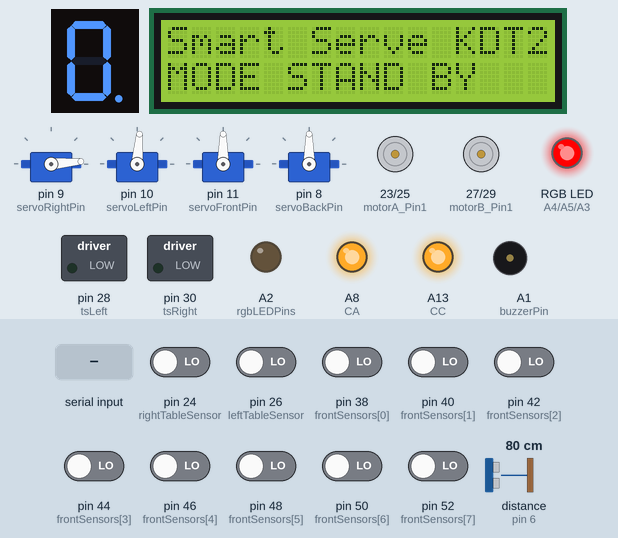
A sketch run on a simulated Arduino Mega 2560, built with avr-gcc and run on an emulated ATmega2560. Parts: 1-digit seven-segment display, 4 × servo, 16×2 character LCD, motor-driver pin pairs drawn as motors (green arrow = first pin HIGH = forward, orange = second pin HIGH = backward, longer = more drive, scaled by the enable pin), switched loads named in the sketch (green lamp = pin HIGH), an RGB LED mixed from three pins (HIGH = lit), output pins drawn as LEDs (lit = HIGH), buzzer (waves = sounding, pin HIGH). Wiring (inferred from the names in the program): 1-digit 7-segment display, segments lit when LOW: segments A9, A10, A14, A12, A11, A7, A6, A15. The test bench sets the inputs (shaded band); at power-on: pin 24 (rightTableSensor), pin 26 (leftTableSensor), pin 38 (frontSensors[0]), pin 40 (frontSensors[1]), pin 42 (frontSensors[2]), pin 44 (frontSensors[3]), pin 46 (frontSensors[4]), pin 48 (frontSensors[5]), pin 50 (frontSensors[6]), pin 52 (frontSensors[7]) LOW, distance to the obstacle (sensor on pin 6) 80 cm. The echo pulse lasts 58.3 µs per cm; the segment pins are drawn as the display they are named for; pins used as bus, display or sensor lines are not drawn; what the sketch prints to the serial monitor is not drawn.

Above: at 1.2 s.
1.3 s: "targetTable:90\n" received over Serial
At 1.48 s:
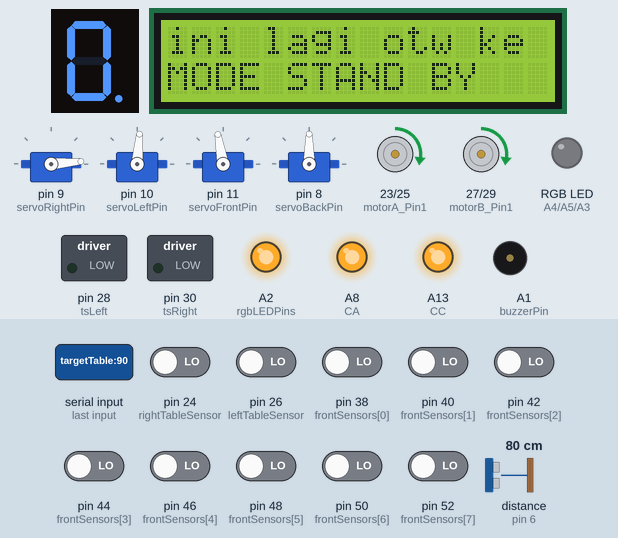
3.7 s: distance to the obstacle (sensor on pin 6) set to 35 cm
6.2 s: distance to the obstacle (sensor on pin 6) set to 23 cm
8.7 s: distance to the obstacle (sensor on pin 6) set to 19 cm
At 10.1 s:
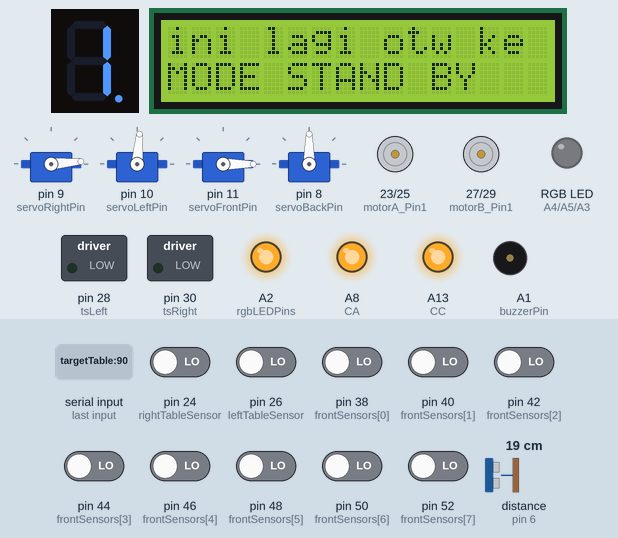
10.4 s: distance to the obstacle (sensor on pin 6) set to 60 cm
At 10.57 s:
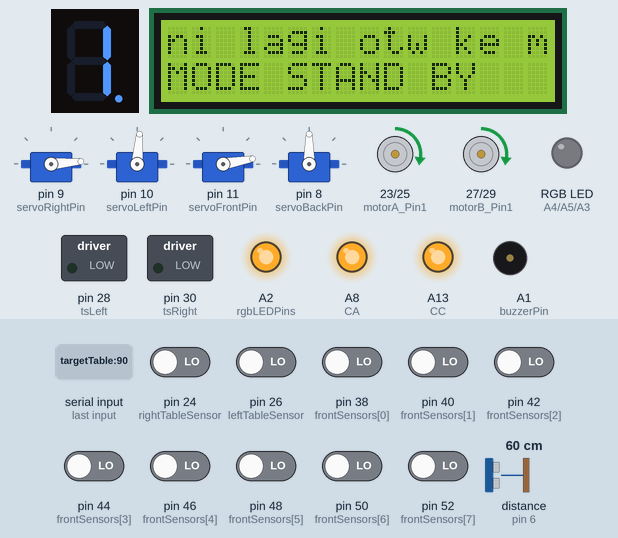
12.7 s: pin 38 (frontSensors[0]) driven HIGH
At 13.13 s:
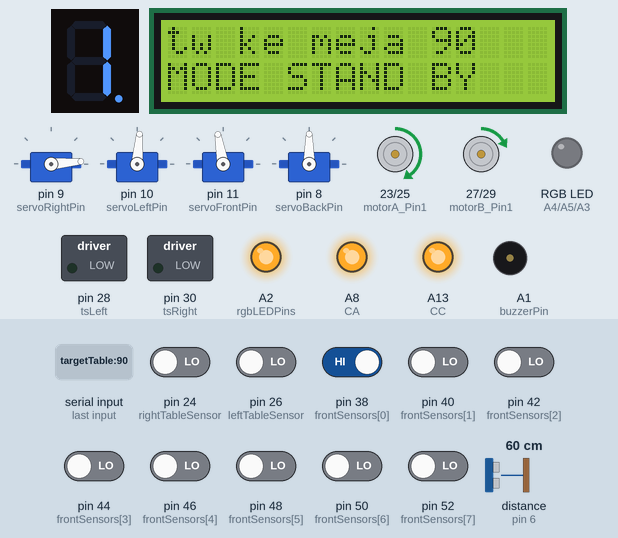
Timing chart, 0 to 19.5 s (numbered marks = the images above; inputs shaded):
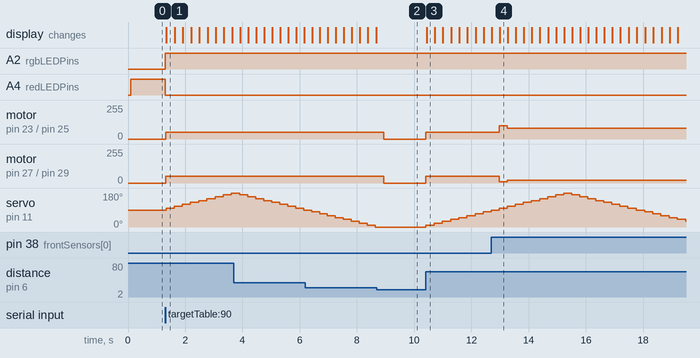

Measured:
- the behaviour switches between 21 and 20 cm on distance to the obstacle (sensor on pin 6) (found by bisection; images 1 and 2)
- after the input at 1.3 s, A2 (rgbLEDPins): LOW → HIGH at once; A4 (redLEDPins): HIGH → LOW at once
- after the input at 8.7 s, motor on pin 23 (motorA_Pin1) / pin 25 (motorA_Pin2), motor on pin 27 (motorB_Pin1) / pin 29 (motorB_Pin2): forward 50/255 → stopped after 0.23 s; servo on pin 11 (servoFrontPin): stays 0° (without the input it goes to 10° after 0.23 s)
- after the input at 10.4 s, motor on pin 23 (motorA_Pin1) / pin 25 (motorA_Pin2), motor on pin 27 (motorB_Pin1) / pin 29 (motorB_Pin2): stopped → forward 50/255 at once; servo on pin 11 (servoFrontPin): moves from 0° to 90° over 2.3 s, starting at once; the display: changes at once (image 3)
- after the input at 12.7 s, motor on pin 23 (motorA_Pin1) / pin 25 (motorA_Pin2): forward 50/255 → forward 100/255 after 0.28 s, → forward 80/255 0.28 s later; motor on pin 27 (motorB_Pin1) / pin 29 (motorB_Pin2): forward 50/255 → forward 10/255 after 0.28 s, → forward 20/255 0.28 s later

The sketch:

arduinoCode.ino
```cpp
// Initiate Servos
#include <Servo.h>
Servo servoRight;
Servo servoLeft;
Servo servoFront;
Servo servoBack;

// Initiate LCD
#include <Wire.h>
#include <LiquidCrystal_I2C.h>

LiquidCrystal_I2C lcd(0x27, 16, 2);
// LiquidCrystal_I2C lcd2(0x26, 16, 2);

// ========== PIN CONFIGURATION ==========
// Front IR Sensors (Left to Right)
const int frontSensors[8] = {38, 40, 42, 44, 46, 48, 50, 52};

// Back IR Sensors (Left to Right)
const int backSensors[8] = {51, 49, 47, 45, 43, 41, 39, 37};

// Right side IR sensor for table counting
const int rightTableSensor = 24;
const int leftTableSensor = 26;

// L298N Motor Driver Pins
const int motorA_Pin1 = 23;  // Left Motor
const int motorA_Pin2 = 25;
const int motorA_Enable = 2;

const int motorB_Pin1 = 27;  // Right Motor
const int motorB_Pin2 = 29;
const int motorB_Enable = 3;

// Buzzer
const int buzzerPin = A1;

// Front Ultrasonic
const int trigFront = 7;
const int echoFront = 6;

// Back Ultrasonic
const int trigBack = 5;
const int echoBack = 4;

// LED Pins
const int redLEDPins = A4;
const int greenLEDPins = A5;
const int blueLEDPins = A3;
const int rgbLEDPins = A2;

// Touch Sensor Pins
const int tsLeft = 28;
const int tsRight = 30;

// Servo pin
const int servoFrontPin = 11;
const int servoBackPin = 8;
const int servoLeftPin = 10;
const int servoRightPin = 9;

int sweepMin = 0;
int sweepMax = 180;
int step = 10;
int currentAngleFront = (sweepMax-sweepMin)/2 + sweepMin;
int currentAngleBack = (sweepMax-sweepMin)/2 + sweepMin;
bool sweepingForwardFront = true;
bool sweepingForwardBack = true;
const int sweepDelay = 0;
unsigned long lastSweepTime = 0;

//seven segment
int segmentPins[8] = {A9, A10, A14, A12, A11, A7, A6, A15}; // a b c d e f g dp

// Format: a b c d e f g dp
byte digitCodes[10][8] = {
  {1, 1, 1, 1, 1, 1, 0, 0}, // 0
  {0, 1, 1, 0, 0, 0, 0, 0}, // 1
  {1, 1, 0, 1, 1, 0, 1, 0}, // 2
  {1, 1, 1, 1, 0, 0, 1, 0}, // 3
  {0, 1, 1, 0, 0, 1, 1, 0}, // 4
  {1, 0, 1, 1, 0, 1, 1, 0}, // 5
  {1, 0, 1, 1, 1, 1, 1, 0}, // 6
  {1, 1, 1, 0, 0, 0, 0, 0}, // 7
  {1, 1, 1, 1, 1, 1, 1, 0}, // 8
  {1, 1, 1, 1, 0, 1, 1, 0}  // 9
};
int CA = A8;
int CC = A13;

// ========== ROBOT CONFIGURATION ==========
const int baseSpeed = 50;        // Base motor speed (0-255)
const int maxSpeed = 100;         // Maximum motor speed
const int minSpeed = 10;         // Minimum motor speed

// PID Constants (tune these for your robot)
const float Kp = 30.0;    // Proportional gain
const float Ki = 0.0;     // Integral gain
const float Kd = 20.0;    // Derivative gain

// ==========GLOBAL VARIABLES ==========
int targetTable = 0;
int currentTable = 0;
bool isDelivering = true;  // true = going to table, false = returning
bool lastRightSensorState = false;
bool lastLeftSensorsState = false;
bool currentRightSensorState = false;
bool currentLeftSensorState = false;

// PID variables
float lastError = 0;
float integral = 0;
unsigned long lastTime = 0;

// Sensor weights for line position calculation
const int sensorWeights[8] = {-7, -5, -3, -1, 1, 3, 5, 7};


const int servoLeftDefault = 85;
const int servoRightDefault = 5;

const int servoLeftFinish = 0;
const int servoRightFinish = 90;

long safeDistance = 20; //Safe Distance (cm)

int scrollPos = 0;


void setup() {

  Serial.begin(115200);

  // Initialize sensor pins
  for (int i = 0; i < 8; i++) {
    pinMode(frontSensors[i], INPUT);
    pinMode(backSensors[i], INPUT);
  }
  pinMode(rightTableSensor, INPUT);
  pinMode(leftTableSensor, INPUT);

  // Initialize motor pins
  pinMode(motorA_Pin1, OUTPUT);
  pinMode(motorA_Pin2, OUTPUT);
  pinMode(motorA_Enable, OUTPUT);
  pinMode(motorB_Pin1, OUTPUT);
  pinMode(motorB_Pin2, OUTPUT);
  pinMode(motorB_Enable, OUTPUT);

  // Initailize ultrasonic pins
  pinMode(trigFront, OUTPUT);
  pinMode(echoFront, INPUT);
  pinMode(trigBack, OUTPUT);
  pinMode(echoBack, INPUT);

  // Initailize buzzer pins
  pinMode(buzzerPin, OUTPUT);

  // Initailize led pins
  pinMode(redLEDPins, OUTPUT);
  pinMode(greenLEDPins, OUTPUT);
  pinMode(blueLEDPins, OUTPUT);
  pinMode(rgbLEDPins, OUTPUT);

  // Initailize touch sensor pins
  pinMode(tsLeft, OUTPUT);
  pinMode(tsRight, OUTPUT);

  // buzzerNoise();

  // Initialize servo pins
  servoRight.attach(servoRightPin);
  servoLeft.attach(servoLeftPin);
  servoFront.attach(servoFrontPin);
  servoBack.attach(servoBackPin);


  servoRight.write(servoRightDefault);
  servoLeft.write(servoLeftDefault);
  servoFront.write(currentAngleFront);
  servoBack.write(currentAngleBack);

  // Stop motors initially
  stopMotors();

  // Initialize seven segment pins
   for (int i = 0; i < 8; i++)
   {
    pinMode(segmentPins[i], OUTPUT);
   }

   pinMode(CA, OUTPUT);
   pinMode(CC, OUTPUT);

   analogWrite(CC, 255);
   analogWrite(CA, 255);


  displayDigit(currentTable, false);

  lcd.init();           // Inisialisasi LCD
  lcd.backlight();      // Nyalakan backlight


  lcd.setCursor(0,0);
  lcd.print("Smart Serve KDT2");
  lcd.setCursor(0,1);
  lcd.print("MODE STAND BY");


  analogWrite(redLEDPins, 255);
  analogWrite(rgbLEDPins, 0);
}


// ========== MAIN LOOP ==========
void loop() {
  // Check for ESP communication
  handleESPCommunication();

  // If we have a target table, start line following
  if (targetTable > 0) {
    if (isObstacleDetected()) {
      stopMotors(); // motor berhenti
      return;
    }

    sweepServo();       // servo gerak hanya jika tidak ada halangan
    followLine();
    countTables();
  }


  delay(10); // Small delay for stability

}


// ========== ESP COMMUNICATION ==========
void handleESPCommunication() {
  if (Serial.available()) {
    String feedback = Serial.readStringUntil('\n');
    feedback.trim();
    if (feedback.startsWith("targetTable:")) {

        analogWrite(redLEDPins, 0);
        analogWrite(rgbLEDPins, 255);
      targetTable = feedback.substring(feedback.indexOf(":") + 1).toInt();
      currentTable = 0;
      isDelivering = true;

      Serial.println("mode:delivering");

    }
  }
}


// ========== LINE FOLLOWING WITH PID ==========
void followLine() {
  int* activeSensors = isDelivering ? (int*)frontSensors : (int*)backSensors;
  // Read sensor values
  bool sensorValues[8];
  int activeSensorCount = 0;

  for (int i = 0; i < 8; i++) {
    sensorValues[i] = digitalRead(activeSensors[i]) == LOW; // LOW = black line detected
    Serial.print(digitalRead(activeSensors[i]) == LOW);
    if (sensorValues[i]) activeSensorCount++;
  }
  Serial.println();
  // Check if robot is off the line
  if (activeSensorCount == 0) {
    // No line detected - stop or continue with last known direction
    stopMotors();
    return;
  }

  // Calculate line position (-7 to +7, 0 = center)
  float position = calculateLinePosition(sensorValues);

  // PID calculation
  float error = position;
  unsigned long currentTime = millis();
  float deltaTime = (currentTime - lastTime) / 1000.0;

  if (deltaTime > 0) {
    integral += error * deltaTime;
    float derivative = (error - lastError) / deltaTime;

    float correction = (Kp * error) + (Ki * integral) + (Kd * derivative);

    // Apply correction to motor speeds
    int leftSpeed = baseSpeed + correction;
    int rightSpeed = baseSpeed - correction;

    // Constrain speeds
    leftSpeed = constrain(leftSpeed, minSpeed, maxSpeed);
    rightSpeed = constrain(rightSpeed, minSpeed, maxSpeed);

    // Move motors
    if (isDelivering) {
      // Serial.println("majuu");
      moveForward(leftSpeed, rightSpeed);
    } else {
      // Serial.println("mundurr");
      moveBackward(leftSpeed, rightSpeed);
    }

    lastError = error;
    lastTime = currentTime;
  }
}

// ========== LINE POSITION CALCULATION ==========
float calculateLinePosition(bool sensorValues[8]) {
  float weightedSum = 0;
  int activeCount = 0;

  for (int i = 0; i < 8; i++) {
    if (sensorValues[i]) {
      weightedSum += sensorWeights[i];
      activeCount++;
    }
  }

  if (activeCount > 0) {
    return weightedSum / activeCount;
  }
  return 0; // Default to center if no sensors active
}

// ========== TABLE COUNTING ==========
void countTables() {
  currentRightSensorState = digitalRead(rightTableSensor) == LOW; // LOW = black detected
  currentLeftSensorState = digitalRead(leftTableSensor) == LOW; // LOW = black detected
  runningText(String(targetTable), isDelivering);
  // Detect rising edge (transition from white to black)
  if (currentRightSensorState && !lastRightSensorState) {
    if (isDelivering) {
      currentTable++;
      Serial.print("currentTable:");
      Serial.println(currentTable);

      displayDigit(currentTable, false);
      // Check if we've reached the target table
      if (currentTable >= targetTable) {
        stopMotors();
        Serial.println("mode:serving");

        buzzerNoise();
        delay(500); // Pause before returning

        servingFood();

        isDelivering = false;
        delay(1000); // Pause before returning
        Serial.println("mode:returning");
      }
    } else {

      // Returning mode - decrement table count
      currentTable--;
      Serial.print("currentTable:");
      Serial.println(currentTable);
      displayDigit(currentTable, false);

      // Check if we've returned to start
      if (currentTable <= 0) {
        stopMotors();
        analogWrite(redLEDPins, 255);
        analogWrite(rgbLEDPins, 0);
        Serial.println("mode:idle");
        lcd.setCursor(0,0);
        lcd.print("Smart Serve KDT2");
        lcd.setCursor(0,1);
        lcd.print("MODE STAND BY");
        targetTable = 0; // Reset for next delivery
        Serial.println("Delivery complete! Ready for next order.");
      }
    }

  }

  lastRightSensorState = currentRightSensorState;
  lastLeftSensorsState = currentLeftSensorState;
}

// ========== MOTOR CONTROL FUNCTIONS ==========
void moveForward(int leftSpeed, int rightSpeed) {
  // Left motor forward
  digitalWrite(motorA_Pin1, HIGH);
  digitalWrite(motorA_Pin2, LOW);
  analogWrite(motorA_Enable, leftSpeed);

  // Right motor forward
  digitalWrite(motorB_Pin1, HIGH);
  digitalWrite(motorB_Pin2, LOW);
  analogWrite(motorB_Enable, rightSpeed);
}

void moveBackward(int leftSpeed, int rightSpeed) {
  // Left motor backward
  digitalWrite(motorA_Pin1, LOW);
  digitalWrite(motorA_Pin2, HIGH);
  analogWrite(motorA_Enable, leftSpeed);

  // Right motor backward
  digitalWrite(motorB_Pin1, LOW);
  digitalWrite(motorB_Pin2, HIGH);
  analogWrite(motorB_Enable, rightSpeed);
}

void stopMotors() {
  digitalWrite(motorA_Pin1, LOW);
  digitalWrite(motorA_Pin2, LOW);
  analogWrite(motorA_Enable, 0);

  digitalWrite(motorB_Pin1, LOW);
  digitalWrite(motorB_Pin2, LOW);
  analogWrite(motorB_Enable, 0);

}

// ========== UTILITY FUNCTIONS ==========
void printSensorValues() {
  // Debug function to print sensor readings
  Serial.print("Front: ");
  for (int i = 0; i < 8; i++) {
    Serial.print(digitalRead(frontSensors[i]));
    Serial.print(" ");
  }
  Serial.print(" | Back: ");
  for (int i = 0; i < 8; i++) {
    Serial.print(digitalRead(backSensors[i]));
    Serial.print(" ");
  }
  Serial.print(" | Right: ");
  Serial.println(digitalRead(rightTableSensor));
}


// ========== SERVOS FUNCTIONS ==========
void servingFood(){
  int servoSteps = 2;
  int delayBetweenSteps = 30;

  int leftDelta = servoLeftDefault - servoLeftFinish;
  int rightDelta = servoRightFinish - servoRightDefault;

  // Gerak menuju posisi akhir
  for (int i = 0; i <= abs(leftDelta); i += servoSteps) {
    servoLeft.write(servoLeftDefault - i);    // Bergerak ke kiri
    servoRight.write(servoRightDefault + i);  // Bergerak ke kanan
    delay(delayBetweenSteps);
  }

  delay(500);

  // Kembali ke posisi default
  for (int i = 0; i <= abs(leftDelta); i += servoSteps) {
    servoLeft.write(servoLeftFinish + i);     // Kembali dari kiri
    servoRight.write(servoRightFinish - i);   // Kembali dari kanan
    delay(delayBetweenSteps);
  }

}

void sweepServo() {
  if (millis() - lastSweepTime >= sweepDelay) {
    lastSweepTime = millis();

    if (isDelivering) {
      if (sweepingForwardFront) {
        currentAngleFront += step;
        if (currentAngleFront >= sweepMax) sweepingForwardFront = false;
      } else {
        currentAngleFront -= step;
        if (currentAngleFront <= sweepMin) sweepingForwardFront = true;
      }
      servoFront.write(currentAngleFront);
    } else {
      if (sweepingForwardBack) {
        currentAngleBack += step;
        if (currentAngleBack >= sweepMax) sweepingForwardBack = false;
      } else {
        currentAngleBack -= step;
        if (currentAngleBack <= sweepMin) sweepingForwardBack = true;
      }
      servoBack.write(currentAngleBack);
    }
  }
}


long readUltrasonic(int trigPin, int echoPin) {
  digitalWrite(trigPin, LOW);
  delayMicroseconds(2);
  digitalWrite(trigPin, HIGH);
  delayMicroseconds(10);
  digitalWrite(trigPin, LOW);

  long duration = pulseIn(echoPin, HIGH, 30000); // max timeout 30ms
  long distance = duration * 0.034 / 2; // cm
  return distance;
}

bool isObstacleDetected() {
  long distance;
  if (isDelivering) {
    distance = readUltrasonic(trigFront, echoFront);
  } else {
    distance = readUltrasonic(trigBack, echoBack);
  }

  if (distance > 0 && distance < safeDistance) {
    Serial.print("Obstacle detected at ");
    Serial.print(distance);
    Serial.println(" cm");
    return true;
  }
  return false;
}


void displayDigit(int digit, bool showDot) {
  for (int i = 0; i < 7; i++) {
    digitalWrite(segmentPins[i], 1 - digitCodes[digit][i]);
  }
  digitalWrite(segmentPins[7], showDot ? HIGH : LOW); // Pin DP
}

void buzzerNoise(){
  tone(buzzerPin, 500); // bunyi 500 Hz
  delay(500);

  tone(buzzerPin, 1000); // ganti jadi 1000 Hz
  delay(500);

  tone(buzzerPin, 1500); // ganti jadi 1500 Hz
  delay(500);

  noTone(buzzerPin); // matikan buzzer
  delay(1000);
}

void runningText(String targetTable, bool isDelivery) {

  String message;
  if(isDelivery){
    message = "ini lagi otw ke meja " + targetTable + "   "; // tambahkan spasi agar scroll lebih halus
  }else{
    message = "otewee pulanggg     ";
  }

  String tampil = message.substring(scrollPos);

  if (tampil.length() < 16) {
    tampil += message.substring(0, 16 - tampil.length());
  }

  lcd.setCursor(0, 0);
  lcd.print(tampil);

  scrollPos++;
  if (scrollPos >= message.length()) {
    scrollPos = 0;
  }
  delay(250);
}

// ========== CONFIGURATION FUNCTIONS ==========
void setPIDValues(float p, float i, float d) {
  // Function to update PID values during runtime
  // Uncomment and modify const declarations to variables if needed
  /*
  Kp = p;
  Ki = i;
  Kd = d;
  Serial.println("PID values updated!");
  */
}

void setMotorSpeeds(int base, int max, int min) {
  // Function to update motor speeds during runtime
  // Uncomment and modify const declarations to variables if needed
  /*
  baseSpeed = base;
  maxSpeed = max;
  minSpeed = min;
  Serial.println("Motor speeds updated!");
  */
}
```
